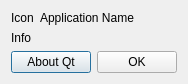
<?xml version="1.0" encoding="UTF-8"?>
<ui version="4.0">
 <class>CAboutDialog</class>
 <widget class="QDialog" name="CAboutDialog">
  <property name="geometry">
   <rect>
    <x>0</x>
    <y>0</y>
    <width>186</width>
    <height>78</height>
   </rect>
  </property>
  <property name="windowTitle">
   <string>About</string>
  </property>
  <layout class="QGridLayout" name="gridLayout_2">
   <item row="0" column="0">
    <widget class="QLabel" name="pIconLabel">
     <property name="sizePolicy">
      <sizepolicy hsizetype="Maximum" vsizetype="Preferred">
       <horstretch>0</horstretch>
       <verstretch>0</verstretch>
      </sizepolicy>
     </property>
     <property name="text">
      <string>Icon</string>
     </property>
    </widget>
   </item>
   <item row="0" column="1">
    <widget class="QLabel" name="pApplicationNameLabel">
     <property name="sizePolicy">
      <sizepolicy hsizetype="Preferred" vsizetype="Maximum">
       <horstretch>0</horstretch>
       <verstretch>0</verstretch>
      </sizepolicy>
     </property>
     <property name="text">
      <string>Application Name</string>
     </property>
    </widget>
   </item>
   <item row="2" column="0" colspan="2">
    <widget class="QWidget" name="widget" native="true">
     <property name="sizePolicy">
      <sizepolicy hsizetype="Preferred" vsizetype="Maximum">
       <horstretch>0</horstretch>
       <verstretch>0</verstretch>
      </sizepolicy>
     </property>
     <layout class="QGridLayout" name="gridLayout">
      <property name="leftMargin">
       <number>0</number>
      </property>
      <property name="topMargin">
       <number>0</number>
      </property>
      <property name="rightMargin">
       <number>0</number>
      </property>
      <property name="bottomMargin">
       <number>0</number>
      </property>
      <item row="0" column="0">
       <widget class="QPushButton" name="pAboutQtPushButton">
        <property name="text">
         <string>About Qt</string>
        </property>
       </widget>
      </item>
      <item row="0" column="1">
       <spacer name="horizontalSpacer">
        <property name="orientation">
         <enum>Qt::Horizontal</enum>
        </property>
        <property name="sizeHint" stdset="0">
         <size>
          <width>167</width>
          <height>19</height>
         </size>
        </property>
       </spacer>
      </item>
      <item row="0" column="2">
       <widget class="QPushButton" name="pOkPushButton">
        <property name="text">
         <string>OK</string>
        </property>
       </widget>
      </item>
     </layout>
    </widget>
   </item>
   <item row="1" column="0" colspan="2">
    <widget class="QLabel" name="pInfoLabel">
     <property name="text">
      <string>Info</string>
     </property>
    </widget>
   </item>
  </layout>
 </widget>
 <resources/>
 <connections/>
</ui>
